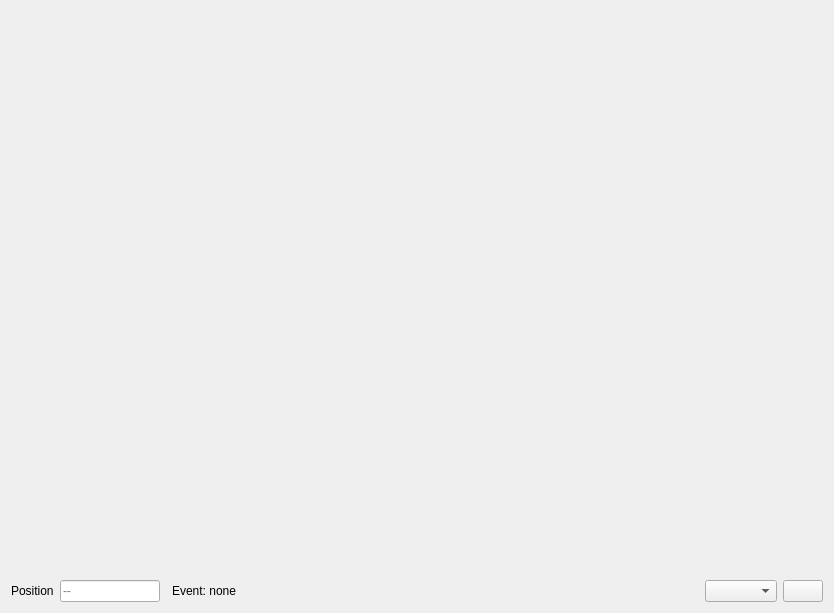
<?xml version="1.0" encoding="UTF-8"?>
<ui version="4.0">
 <class>EventTrackEditorWidget</class>
 <widget class="QWidget" name="EventTrackEditorWidget">
  <property name="geometry">
   <rect>
    <x>0</x>
    <y>0</y>
    <width>834</width>
    <height>613</height>
   </rect>
  </property>
  <property name="windowTitle">
   <string>Form</string>
  </property>
  <layout class="QVBoxLayout" name="verticalLayout">
   <property name="spacing">
    <number>0</number>
   </property>
   <item>
    <widget class="plQGridBarWidget" name="GridBarWidget" native="true">
     <property name="minimumSize">
      <size>
       <width>0</width>
       <height>20</height>
      </size>
     </property>
     <property name="maximumSize">
      <size>
       <width>16777215</width>
       <height>20</height>
      </size>
     </property>
    </widget>
   </item>
   <item>
    <widget class="plQtEventTrackWidget" name="EventTrackEdit" native="true">
     <property name="sizePolicy">
      <sizepolicy hsizetype="Expanding" vsizetype="Expanding">
       <horstretch>0</horstretch>
       <verstretch>0</verstretch>
      </sizepolicy>
     </property>
     <property name="minimumSize">
      <size>
       <width>0</width>
       <height>0</height>
      </size>
     </property>
    </widget>
   </item>
   <item>
    <spacer name="verticalSpacer">
     <property name="orientation">
      <enum>Qt::Vertical</enum>
     </property>
     <property name="sizeType">
      <enum>QSizePolicy::Fixed</enum>
     </property>
     <property name="sizeHint" stdset="0">
      <size>
       <width>20</width>
       <height>6</height>
      </size>
     </property>
    </spacer>
   </item>
   <item>
    <layout class="QHBoxLayout" name="horizontalLayout">
     <property name="spacing">
      <number>6</number>
     </property>
     <item>
      <widget class="QLabel" name="label">
       <property name="text">
        <string>Position</string>
       </property>
      </widget>
     </item>
     <item>
      <widget class="QLineEdit" name="LinePosition">
       <property name="maximumSize">
        <size>
         <width>100</width>
         <height>16777215</height>
        </size>
       </property>
       <property name="maxLength">
        <number>11</number>
       </property>
       <property name="placeholderText">
        <string>--</string>
       </property>
       <property name="clearButtonEnabled">
        <bool>false</bool>
       </property>
      </widget>
     </item>
     <item>
      <widget class="QWidget" name="ColorWidget" native="true"/>
     </item>
     <item>
      <widget class="QLabel" name="SelectedTypeLabel">
       <property name="text">
        <string>Event: none</string>
       </property>
      </widget>
     </item>
     <item>
      <spacer name="horizontalSpacer">
       <property name="orientation">
        <enum>Qt::Horizontal</enum>
       </property>
       <property name="sizeHint" stdset="0">
        <size>
         <width>40</width>
         <height>20</height>
        </size>
       </property>
      </spacer>
     </item>
     <item>
      <widget class="QComboBox" name="ComboType"/>
     </item>
     <item>
      <widget class="QPushButton" name="AddEventButton">
       <property name="text">
        <string/>
       </property>
       <property name="icon">
        <iconset resource="../QtResources/resources.qrc">
         <normaloff>:/GuiFoundation/Icons/Add.svg</normaloff>:/GuiFoundation/Icons/Add.svg</iconset>
       </property>
      </widget>
     </item>
    </layout>
   </item>
  </layout>
 </widget>
 <customwidgets>
  <customwidget>
   <class>plQGridBarWidget</class>
   <extends>QWidget</extends>
   <header location="global">GuiFoundation/Widgets/GridBarWidget.moc.h</header>
   <container>1</container>
  </customwidget>
  <customwidget>
   <class>plQtEventTrackWidget</class>
   <extends>QWidget</extends>
   <header location="global">GuiFoundation/Widgets/EventTrackWidget.moc.h</header>
   <container>1</container>
  </customwidget>
 </customwidgets>
 <resources>
  <include location="../QtResources/resources.qrc"/>
 </resources>
 <connections/>
</ui> 
